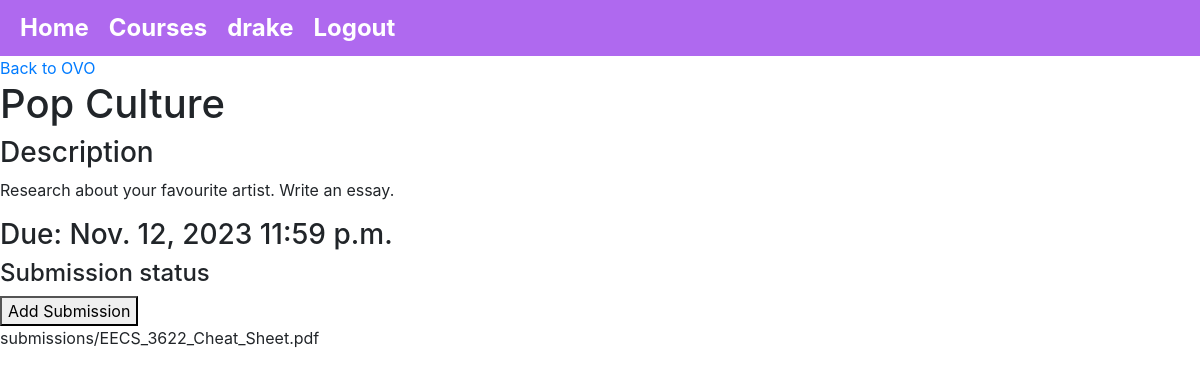
/1/4/1 (signed in), run on the app's committed database.
### quiz/models.py (models this page shows, shortened)
class User(AbstractUser):
    bio = models.TextField(blank=True)
    enrolled_courses = models.ManyToManyField('Course', related_name='enrolled_users', blank=True)

class Course(models.Model):
    title = models.CharField(max_length=255)
    description = models.TextField()
    professor = models.ForeignKey("User", on_delete=models.CASCADE,default=None)
    lessons = models.ManyToManyField('Lesson', related_name='courses', blank=True)

class Assignment(models.Model):
    title = models.CharField(max_length=100)
    description = models.TextField()
    dueDay = models.DateField()
    deadline = models.TimeField()
    lesson = models.ForeignKey('Lesson',on_delete=models.CASCADE)
    submission = models.ManyToManyField('Submission', related_name='assignments', blank=True)

class Submission(models.Model):
    user = models.ForeignKey(User, on_delete=models.CASCADE)
    title = models.CharField(max_length=255, blank=True)
    content = models.FileField(upload_to='submissions/', blank=True)
    submission_date = models.DateTimeField(auto_now_add=True, blank=True)

### quiz/views.py (the view)
# urls.py: path('<int:courseID>/<int:lessonID>/<int:assignmentID>', views.viewAssignment, name = 'viewAssignment'),
def viewAssignment(request,assignmentID,courseID,lessonID):
    assignment = get_object_or_404(Assignment,id=assignmentID)
    course = get_object_or_404(Course,id=courseID)
    lesson = get_object_or_404(Lesson,id=lessonID)
    return render(request,'quiz/assignmentView.html',{'assignment':assignment, 'course':course, 'lesson': lesson})

### quiz/templates/quiz/assignmentView.html (shortened to what this page needs)
{% extends "quiz/layout.html" %}
{% block body %}
<a href="{% url 'viewCourse' course.id%}"> Back to {{course.title}}</a>
<h1>{{assignment.title}}</h1>
<div>
    <h3>Description</h3>
    <p>{{assignment.description}}</p>
</div>
<h3>
    Due: {{assignment.dueDay}} {{assignment.deadline}}
</h3>
<h4>Submission status</h4>
<button  id="addSubmissionLink">Add Submission</button>
<div>
    {% for submissions in assignment.submission.all  %}
    <div>
        <p>{{submissions.content}}</p>
    </div>
    {% endfor %}
</div>
{% endblock %}

### quiz/templates/quiz/layout.html (shortened to what this page needs)
{% load static %}
<!DOCTYPE html>
<html lang="en">
<head>
    <link rel="stylesheet" href="https://stackpath.bootstrapcdn.com/bootstrap/4.4.1/css/bootstrap.min.css"
>
    <link href="{% static 'quiz/styles.css' %}" rel="stylesheet">
</head>
<body>
    <div class="header">
        {% if user.is_authenticated %}
        <div >
            <a class="headerItem" href="{% url 'index' %}">Home</a>
        </div>
        <div >
            <a class="headerItem" href="">Courses</a>
        </div>
        <div >
            <a class="headerItem" href="">{{ user.username }}</a>
        </div>
        <div >
            <a class="headerItem" href="{% url 'logout' %}">Logout</a>
        </div>
        {% else %}
        <div >
            <a href="{% url 'login' %}">Login</a>
        </div>
        {% endif %}
    </div>
    <div>
        {% block body %}
        {% endblock %}
    </div>
</body>
</html>

### quiz/static/quiz/styles.css (style rules this page uses)
.header { background:#af69ef; color:white; padding:10px; font-size:24px; font-weight:bold; display: flex; flex-direction: row; }
.headerItem { padding: 10px; color: white; text-decoration: none; }
body { background-color: white; }

### data on the page
User: username "drake"
Course: title "OVO"
Assignment: title "Pop Culture", description "Research about your favourite artist. Write an essay.", dueDay "Nov. 12, 2023", deadline "11:59 p.m."
Submission: content "submissions/EECS_3622_Cheat_Sheet.pdf"
